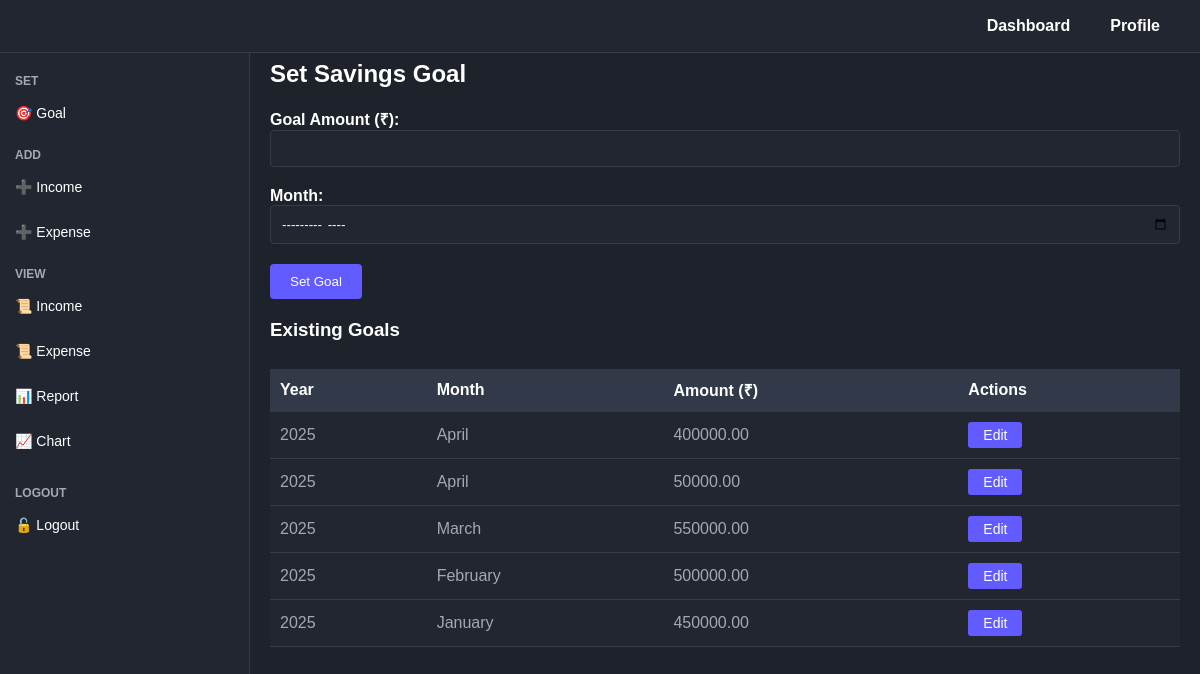
Page /set_goal/ (signed in) on the committed database.
### tracker/models.py (models this page shows, shortened)
class Goal(models.Model):
    user = models.ForeignKey(User, on_delete=models.CASCADE)
    amount = models.DecimalField(max_digits=10, decimal_places=2)
    year = models.IntegerField(default=2025)
    month = models.IntegerField(default=1)

### tracker/views.py (the view, shortened to what this page needs)
# urls.py: path("set_goal/", set_goal_view, name="set_goal"),
@login_required
def set_goal_view(request):
    goals = Goal.objects.filter(user=request.user).order_by('-year', '-month')
    for goal in goals:
        goal.month_name = calendar.month_name[goal.month]
    return render(request, "set_goal.html", {'goals': goals})

### tracker/templates/set_goal.html (shortened to what this page needs)
{% load static %}
<!DOCTYPE html>
<html lang="en">
  <head>
    <link rel="stylesheet" href="{% static 'css/set_goal.css' %}" />
    <link rel="stylesheet" href="{% static 'css/message.css' %}" />
  </head>
  <body>
    <div class="wrapper">
      {% include "sidebar.html" %}
      <div class="main-content">
        <h2>Set Savings Goal</h2>
        <form method="POST" action="{% url 'set_goal' %}">
          <label for="goal_amount">Goal Amount (₹):</label>
          <input type="number" id="goal_amount" name="goal_amount" required />
          <label for="goal_month">Month:</label>
          <input type="month" id="goal_month" name="goal_month" required />
          <button type="submit">Set Goal</button>
        </form>
        <h3>Existing Goals</h3>
        <div class="table-container">
          <table>
            <thead>
              <tr>
                <th>Year</th>
                <th>Month</th>
                <th>Amount (₹)</th>
                <th>Actions</th>
              </tr>
            </thead>
            <tbody>
              {% for goal in goals %}
              <tr>
                <td>{{ goal.year }}</td>
                <td>{{ goal.month_name }}</td>
                <td>{{ goal.amount }}</td>
                <td>
                  <a href="{% url 'edit_goal' goal.id %}" class="edit-btn"
                    >Edit</a
                  >
                </td>
              </tr>
              {% endfor %}
            </tbody>
          </table>
        </div>
      </div>
    </div>
  </body>
</html>

### tracker/templates/sidebar.html (shortened to what this page needs)
{% load static %}
<link rel="stylesheet" type="text/css" href="{% static 'css/sidebar.css' %}" />
<nav class="navbar">
  <a href="{% url 'basic_user' %}">Dashboard</a>
  <a href="{% url 'profile' %}">Profile</a>
</nav>
<div class="sidebar">
  <header>MoneyFlow</header>
  <div class="menu-item">
    <div class="sidebar-category">Set</div>
    <a href="{% url 'set_goal' %}">🎯 Goal</a>
  </div>
  <div class="menu-item">
    <div class="sidebar-category">Add</div>
    <a href="{% url 'add_income' %}">➕ Income</a>
  </div>
  <div class="menu-item">
    <a href="{% url 'add_expense' %}">➕ Expense</a>
  </div>
  <div class="menu-item">
    <div class="sidebar-category">View</div>
    <a href="{% url 'view_income' %}">📜 Income</a>
  </div>
  <div class="menu-item">
    <a href="{% url 'view_expense' %}">📜 Expense</a>
  </div>
  <div class="menu-item">
    <a href="{% url 'report' %}">📊 Report</a>
  </div>
  <div class="menu-item">
    <a href="{% url 'chart' %}">📈 Chart</a>
  </div>
  <div class="logout">
    <div class="sidebar-category">Logout</div>
    <a href="{% url 'logout' %}">🔓 Logout</a>
  </div>
</div>

### tracker/static/css/set_goal.css (style rules this page uses)
* { margin: 0; padding: 0; box-sizing: border-box; font-family: 'Arial', sans-serif; }
body { font-family: 'Arial', sans-serif; background-color: rgb(29 34 43); margin: 0; padding: 0; }
.wrapper { display: flex; }
h2 { font-size: 24px; font-weight: bold; margin-bottom: 20px; text-align: center; color: white; margin-top: 40px; }
.main-content { margin-left: 250px; padding: 20px; width: calc(100% - 250px); display: flex; justify-content: flex-start; align-items: flex-start; flex-direction: column; }
form { background: none; padding: 0; width: 100%; max-width: 100%; }
form label { display: block; font-weight: bold; color: white; }
form input { width: 100%; padding: 10px; margin-bottom: 20px; border: 1px solid rgb(56 60 70); border-radius: 4px; background-color: rgb(33 38 49); color: white; }
form button { padding: 10px 20px; background: #625bff; color: white; border: none; border-radius: 4px; cursor: pointer; transition: background 0.3s ease; }
h3 { margin-top: 20px; margin-bottom: 8px; color: white; }
.table-container { max-height: 300px; overflow-y: auto; width: 100%; }
table { width: 100%; border-collapse: collapse; margin-top: 20px; }
table th, table td { padding: 10px; background-color: rgb(33 38 49); text-align: left; border-bottom: 1px solid rgb(56 60 70); }
table th { background-color: #323a49; font-weight: bold; color: white; position: sticky; top: 0; z-index: 1; }
table td { color: rgb(166 168 173); }
.edit-btn { display: inline-block; padding: 5px 15px; background: #625bff; color: white; text-decoration: none; border: none; font-size: 14px; cursor: pointer; transition: 0.3s; border-radius: 3px; }

### tracker/static/css/sidebar.css (style rules this page uses)
.navbar { background-color: #f5f5f5; background-color: rgb(33 38 49); padding: 10px 20px; position: fixed; width: 100%; top: 0; left: 0; height: 53px; display: flex; align-items: center; justify-content: flex-end; z-index: 1; border-bottom: 1px solid rgb(56 60 70) ; }
.navbar a { color: white; font-size: 16px; font-weight: bold; text-decoration: none; padding: 10px 20px; }
.sidebar { width: 250px !important; height: 100vh !important; background-color: #11111d; background-color: rgb(33 38 49); color: white; position: fixed; padding-block: 20px; display: flex; flex-direction: column; z-index: 0; gap: 5px; border-right: 1px solid rgb(56 60 70); }
.sidebar header { text-align: left; font-size: 18px; font-weight: bold; font-family: sans-serif; padding-left: 15px; padding-bottom: 18px; }
.sidebar a { display: flex; align-items: center; background-color: #11111d; background-color: rgb(33 38 49); color: white; text-align: left; padding: 12px 15px; font-size: 14px; font-weight: 500; text-decoration: none; border: none; width: 100%; margin: 0; border-radius: 5px; }
.logout { margin-top: 10px; }
.sidebar-category { font-size: 12px; font-weight: bold; color: rgb(166 168 173); text-transform: uppercase; padding-left: 15px; margin-top: 10px; margin-bottom: 5px; }

### rows in the picture
Goal: year "2025", month_name "April", amount "400000.00"
Goal: year "2025", month_name "April", amount "50000.00"
Goal: year "2025", month_name "March", amount "550000.00"
Goal: year "2025", month_name "February", amount "500000.00"
Goal: year "2025", month_name "January", amount "450000.00"
